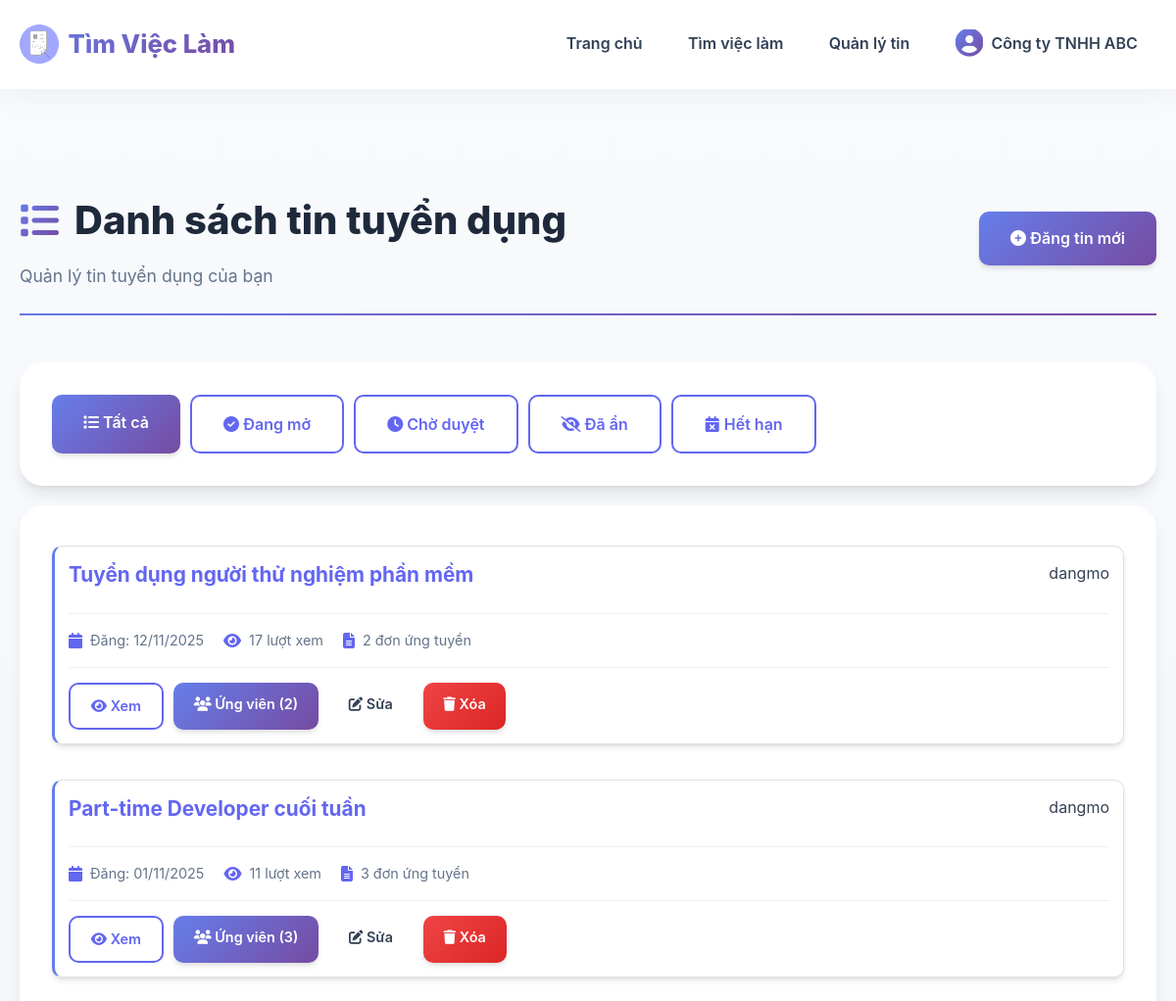
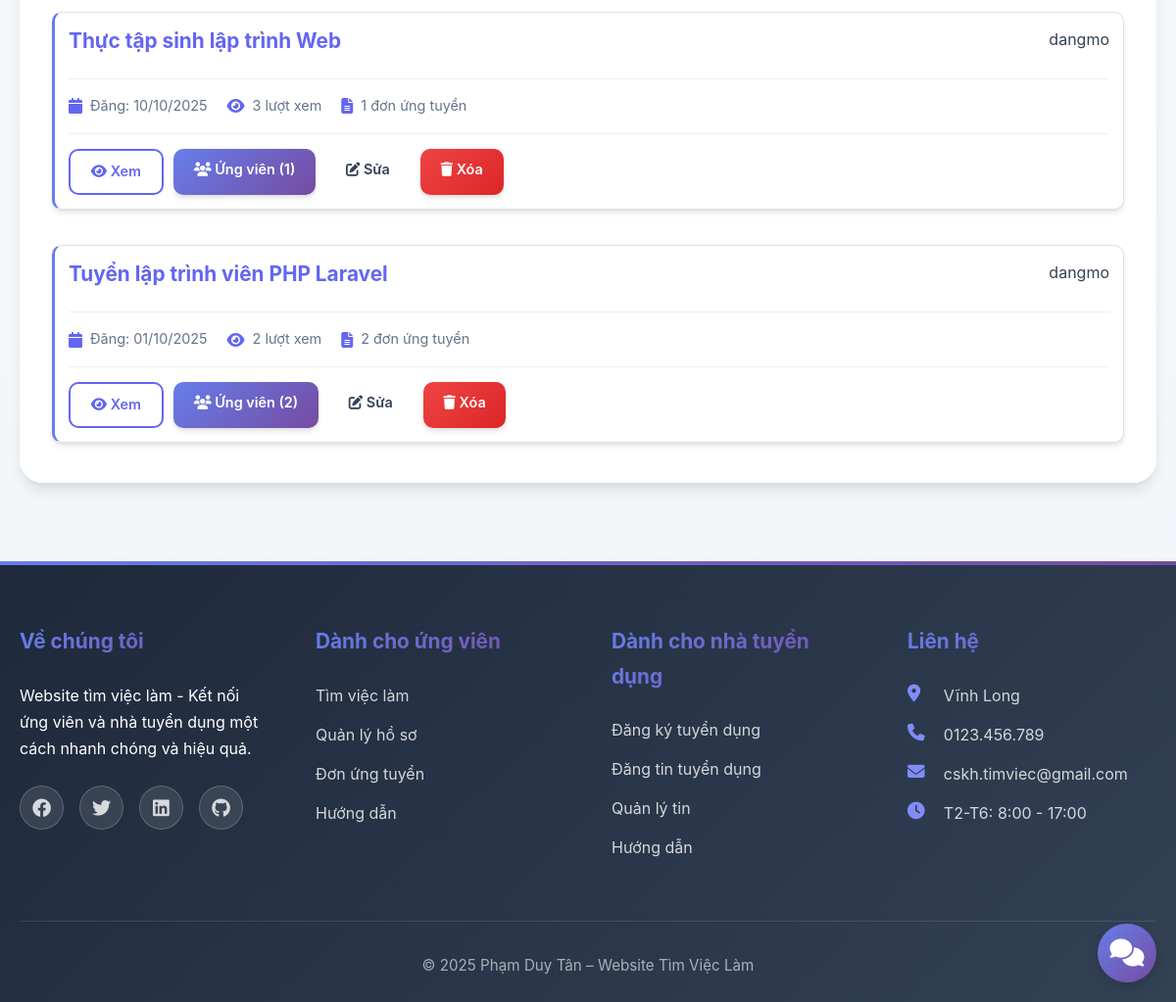
Page /nhatuyendung/danhsachtin (signed in) on the committed database (2 pictures, top to bottom).
### tables this page shows
CREATE TABLE `tintuyendung` (
  `id` int(11) NOT NULL,
  `nguoidung_id` int(11) NOT NULL COMMENT 'ID nhà tuyển dụng',
  `tieude` varchar(500) NOT NULL,
  `nganhnghe_id` int(11) NOT NULL,
  `mucluong_id` int(11) DEFAULT NULL,
  `loaicongviec_id` int(11) DEFAULT NULL,
  `tinhthanh_id` int(11) DEFAULT NULL,
  `diachilamviec` text DEFAULT NULL,
  `soluong` int(11) DEFAULT 1,
  `gioitinh_yc` enum('nam','nu','khongphanbiet') DEFAULT 'khongphanbiet',
  `mota` text DEFAULT NULL,
  `yeucau` text DEFAULT NULL,
  `quyenloi` text DEFAULT NULL,
  `ngayhethan` date NOT NULL,
  `trangthai` enum('choduyet','dangmo','hethan','dong','an') DEFAULT 'choduyet',
  `luotxem` int(11) DEFAULT 0,
  `ngaydang` datetime DEFAULT current_timestamp(),
  `ngaycapnhat` datetime DEFAULT current_timestamp() ON UPDATE current_timestamp()
);

### app/controllers/NhatuyendungController.php (called while the page is built, shortened)
<?php
require_once BASE_PATH . 'app/models/TinTuyenDungModel.php';
class NhatuyendungController extends BaseController {
    private $tinModel;
    public function __construct() {
        $this->tinModel = new TinTuyenDungModel();
    }
    public function danhsachtin() {
        $nguoidungId = $_SESSION['nguoidung_id'];
        $page = isset($_GET['page']) ? (int)$_GET['page'] : 1;
        $recordsPerPage = 10;
        $offset = ($page - 1) * $recordsPerPage;
        $total = $this->tinModel->demTheoNguoiDung($nguoidungId);
        $danhSachTin = $this->tinModel->layDanhSachTheoNguoiDung($nguoidungId, $recordsPerPage, $offset);
        $pagination = $this->paginate($total, $page, $recordsPerPage);
        $data = [
            'pageTitle' => 'Danh sách tin tuyển dụng',
            'danhSach' => $danhSachTin,
            'filterTrangthai' => isset($_GET['trangthai']) ? $_GET['trangthai'] : null,
            'pagination' => $pagination
        ];
        $this->view('nhatuyendung/danhsachtin', $data);
    }
}
?>

### app/models/TinTuyenDungModel.php (called while the page is built, shortened)
<?php
class TinTuyenDungModel {
    private $db;
    private $table = 'tintuyendung';
    public function __construct() {
        $this->db = Database::getInstance()->getConnection();
    }
    public function layDanhSachTheoNguoiDung($nguoidungId, $limit = null, $offset = 0) {
        $sql = "SELECT t.*, n.tennganh, tt.tentinh, m.tenmucluong, l.tenloai,
                (SELECT COUNT(*) FROM donungtuyen WHERE tintuyendung_id = t.id) as sodon
                FROM " . $this->table . " t
                LEFT JOIN nganhnghe n ON t.nganhnghe_id = n.id
                LEFT JOIN tinhthanh tt ON t.tinhthanh_id = tt.id
                LEFT JOIN mucluong m ON t.mucluong_id = m.id
                LEFT JOIN loaicongviec l ON t.loaicongviec_id = l.id
                WHERE t.nguoidung_id = :nguoidung_id
                ORDER BY t.ngaydang DESC";
        if ($limit) {
            $sql .= " LIMIT :limit OFFSET :offset";
        }
        $stmt = $this->db->prepare($sql);
        $stmt->bindParam(':nguoidung_id', $nguoidungId);
        if ($limit) {
            $stmt->bindParam(':limit', $limit, PDO::PARAM_INT);
            $stmt->bindParam(':offset', $offset, PDO::PARAM_INT);
        }
        $stmt->execute();
        return $stmt->fetchAll(PDO::FETCH_ASSOC);
    }
}
?>

### app/core/Database.php (called while the page is built, shortened)
<?php
class Database {
    private static $instance = null;
    private $connection;
    private function __construct() {
        try {
            $this->connection = new PDO(
                "mysql:host=" . DB_HOST . ";dbname=" . DB_NAME . ";charset=utf8mb4",
                DB_USER,
                DB_PASS,
                [
                    PDO::ATTR_ERRMODE => PDO::ERRMODE_EXCEPTION,
                    PDO::ATTR_DEFAULT_FETCH_MODE => PDO::FETCH_ASSOC,
                    PDO::ATTR_EMULATE_PREPARES => false
                ]
            );
        } catch (PDOException $e) {
            error_log("Database connection failed: " . $e->getMessage());
            if (DEBUG_MODE) {
                die("Lỗi kết nối database: " . $e->getMessage());
            } else {
                die("Không thể kết nối đến cơ sở dữ liệu. Vui lòng thử lại sau.");
            }
        }
    }
    public static function getInstance() {
        if (self::$instance === null) {
            self::$instance = new self();
        }
        return self::$instance;
    }
    public function getConnection() {
        return $this->connection;
    }
}

### app/views/nhatuyendung/danhsachtin.php (the view, shortened to what this page needs)
<?php require_once BASE_PATH . 'app/views/layouts/header.php'; ?>
<div class="container" style="margin-top: 100px;">
    <div class="page-header">
        <div style="display: flex; justify-content: space-between; align-items: center;">
            <div>
                <h1><i class="fas fa-list"></i> Danh sách tin tuyển dụng</h1>
                <p>Quản lý tin tuyển dụng của bạn</p>
            </div>
            <a href="<?php echo BASE_URL; ?>nhatuyendung/dangtin" class="btn btn-primary">
                <i class="fas fa-plus-circle"></i> Đăng tin mới
            </a>
        </div>
    </div>
    <div class="card" style="margin-bottom: 20px;">
        <div class="card-body">
            <div class="filter-group">
                <a href="<?php echo BASE_URL; ?>nhatuyendung/danhsachtin"
                   class="btn <?php echo !$filterTrangthai ? 'btn-primary' : 'btn-outline'; ?>">
                    <i class="fas fa-list"></i> Tất cả
                </a>
                <a href="<?php echo BASE_URL; ?>nhatuyendung/danhsachtin?trangthai=dangmo"
                   class="btn <?php echo $filterTrangthai == 'dangmo' ? 'btn-primary' : 'btn-outline'; ?>">
                    <i class="fas fa-check-circle"></i> Đang mở
                </a>
                <a href="<?php echo BASE_URL; ?>nhatuyendung/danhsachtin?trangthai=choduyet"
                   class="btn <?php echo $filterTrangthai == 'choduyet' ? 'btn-primary' : 'btn-outline'; ?>">
                    <i class="fas fa-clock"></i> Chờ duyệt
                </a>
                <a href="<?php echo BASE_URL; ?>nhatuyendung/danhsachtin?trangthai=an"
                   class="btn <?php echo $filterTrangthai == 'an' ? 'btn-primary' : 'btn-outline'; ?>">
                    <i class="fas fa-eye-slash"></i> Đã ẩn
                </a>
                <a href="<?php echo BASE_URL; ?>nhatuyendung/danhsachtin?trangthai=hethan"
                   class="btn <?php echo $filterTrangthai == 'hethan' ? 'btn-primary' : 'btn-outline'; ?>">
                    <i class="fas fa-calendar-times"></i> Hết hạn
                </a>
            </div>
        </div>
    </div>
    <div class="card">
        <div class="card-body">
            <?php if (empty($danhSach)): ?>
                <div class="empty-state">
                    <i class="fas fa-briefcase"></i>
                    <p>Bạn chưa đăng tin tuyển dụng nào</p>
                    <a href="<?php echo BASE_URL; ?>nhatuyendung/dangtin" class="btn btn-primary">
                        <i class="fas fa-plus-circle"></i> Đăng tin ngay
                    </a>
                </div>
            <?php else: ?>
                <div class="job-list">
                    <?php foreach ($danhSach as $tin): ?>
                    <div class="job-card">
                        <div class="job-header">
                            <h3><?php echo htmlspecialchars($tin['tieude']); ?></h3>
                            <?php
                            $statusLabels = [
                                'choduyet' => '<span class="badge badge-warning">Chờ duyệt</span>',
                                'dangmo' => '<span class="badge badge-success">Đang mở</span>',
                                'an' => '<span class="badge badge-secondary">Đã ẩn</span>',
                                'hethan' => '<span class="badge badge-danger">Hết hạn</span>'
                            ];
                            echo $statusLabels[$tin['trangthai']] ?? $tin['trangthai'];
                            ?>
                        </div>
                        <div class="job-info">
                            <div class="info-item">
                                <i class="fas fa-calendar"></i>
                                <span>Đăng: <?php echo date('d/m/Y', strtotime($tin['ngaydang'])); ?></span>
                            </div>
                            <div class="info-item">
                                <i class="fas fa-eye"></i>
                                <span><?php echo number_format($tin['luotxem'] ?? 0); ?> lượt xem</span>
                            </div>
                            <div class="info-item">
                                <i class="fas fa-file-alt"></i>
                                <span><?php echo number_format($tin['sodon']); ?> đơn ứng tuyển</span>
                            </div>
                        </div>
                        <div class="job-actions">
                            <a href="<?php echo BASE_URL; ?>tintuyendung/chitiet/<?php echo $tin['id']; ?>"
                               class="btn btn-sm btn-outline"
                               target="_blank" rel="noopener noreferrer"
                               title="Xem tin">
                                <i class="fas fa-eye"></i> Xem
                            </a>
                            <a href="<?php echo BASE_URL; ?>nhatuyendung/danhsachungvien/<?php echo $tin['id']; ?>"
                               class="btn btn-sm btn-primary"
                               title="Danh sách ứng viên">
                                <i class="fas fa-users"></i> Ứng viên (<?php echo $tin['sodon']; ?>)
                            </a>
                            <a href="<?php echo BASE_URL; ?>nhatuyendung/suatin/<?php echo $tin['id']; ?>"
                               class="btn btn-sm btn-info"
                               title="Sửa tin">
                                <i class="fas fa-edit"></i> Sửa
                            </a>
                            <a href="<?php echo BASE_URL; ?>nhatuyendung/xoatin/<?php echo $tin['id']; ?>"
                               class="btn btn-sm btn-danger"
                               onclick="return confirm('Bạn có chắc muốn xóa tin này?')"
                               title="Xóa tin">
                                <i class="fas fa-trash"></i> Xóa
                            </a>
                        </div>
                    </div>
                    <?php endforeach; ?>
                </div>
            <?php endif; ?>
        </div>
    </div>
</div>
<?php require_once BASE_PATH . 'app/views/layouts/footer.php'; ?>

### public/css/style.css (style rules this page uses)
* { margin: 0; padding: 0; box-sizing: border-box; }
:root { --primary-color: #6366f1; --primary-light: #818cf8; --primary-dark: #4f46e5; --secondary-color: #8b5cf6; --accent-color: #ec4899; --success-color: #10b981; --danger-color: #ef4444; --warning-color: #f59e0b; --info-color: #06b6d4; --dark-color: #1e293b; --light-color: #f8fafc; --white-color: #ffffff; --border-color: #e2e8f0; --text-color: #334155; --text-light: #64748b; --text-lighter: #94a3b8; --gradient-primary: linear-gradient(135deg, #667eea 0%, #764ba2 100%); --gradient-secondary: linear-gradient(135deg, #f093fb 0%, #f5576c 100%); --gradient-success: linear-gradient(135deg, #4facfe 0%, #00f2fe 100%); --gradient-purple: linear-gradient(135deg, #a8edea 0%, #fed6e3 100%); --gradient-hero: linear-gradient(135deg, #667eea 0%, #764ba2 50%, #f093fb 100%); --shadow-sm: 0 1px 2px 0 rgba(0, 0, 0, 0.05); --shadow: 0 4px 6px -1px rgba(0, 0, 0, 0.1), 0 2px 4px -1px rgba(0, 0, 0, 0.06); --shadow-md: 0 10px 15px -3px rgba(0, 0, 0, 0.1), 0 4px 6px -2px rgba(0, 0, 0, 0.05); --shadow-lg: 0 20px 25px -5px rgba(0, 0, 0, 0.1), 0 10px 10px -5px rgba(0, 0, 0, 0.04); --shadow-xl: 0 25px 50px -12px rgba(0, 0, 0, 0.25); --shadow-color: 0 10px 40px rgba(102, 126, 234, 0.2); --transition: all 0.3s cubic-bezier(0.4, 0, 0.2, 1); --transition-fast: all 0.15s cubic-bezier(0.4, 0, 0.2, 1); --transition-slow: all 0.5s cubic-bezier(0.4, 0, 0.2, 1); --radius-sm: 6px; --radius: 10px; --radius-lg: 16px; --radius-xl: 24px; --radius-full: 9999px; }
body { font-family: 'Inter', 'Segoe UI', -apple-system, BlinkMacSystemFont, sans-serif; line-height: 1.7; color: var(--text-color); background: linear-gradient(to bottom, #f8fafc 0%, #f1f5f9 100%); -webkit-font-smoothing: antialiased; -moz-osx-font-smoothing: grayscale; }
a { text-decoration: none; color: inherit; transition: var(--transition); }
html { scroll-behavior: smooth; }
.container { max-width: 1200px; margin: 0 auto; padding: 0 20px; }
.job-card { background: var(--white-color); border-radius: var(--radius-xl); padding: 2rem; box-shadow: var(--shadow); transition: var(--transition); border: 1px solid transparent; position: relative; overflow: hidden; }
.job-card::before { content: ''; position: absolute; top: 0; left: 0; right: 0; height: 4px; background: var(--gradient-primary); transform: scaleX(0); transform-origin: left; transition: var(--transition); }
.job-card h3 { font-size: 1.25rem; font-weight: 700; color: var(--dark-color); margin-bottom: 0.5rem; line-height: 1.4; }
.job-info { display: flex; flex-wrap: wrap; gap: 1rem; margin-top: 1.5rem; padding-top: 1.5rem; border-top: 1px solid var(--border-color); }
.job-info span { display: flex; align-items: center; gap: 0.5rem; color: var(--text-light); font-size: 0.9rem; }
.job-info i { color: var(--primary-color); }
.btn { display: inline-block; padding: 0.9rem 2rem; border: none; border-radius: var(--radius); font-weight: 600; cursor: pointer; transition: var(--transition); text-align: center; font-size: 1rem; position: relative; overflow: hidden; }
.btn::before { content: ''; position: absolute; top: 50%; left: 50%; width: 0; height: 0; border-radius: 50%; background: rgba(255, 255, 255, 0.2); transform: translate(-50%, -50%); transition: width 0.6s, height 0.6s; }
.btn-primary { background: var(--gradient-primary); color: var(--white-color); box-shadow: var(--shadow); }
.btn-danger { background: linear-gradient(135deg, #ef4444 0%, #dc2626 100%); color: var(--white-color); box-shadow: var(--shadow); }
.btn-outline { background: transparent; border: 2px solid var(--primary-color); color: var(--primary-color); }
.btn-sm { padding: 0.6rem 1.3rem; font-size: 0.9rem; }
.card { background: rgba(255, 255, 255, 0.95); backdrop-filter: blur(10px); -webkit-backdrop-filter: blur(10px); border-radius: var(--radius-xl); padding: 2rem; box-shadow: var(--shadow-md); margin-bottom: 2rem; border: 1px solid rgba(255, 255, 255, 0.3); transition: var(--transition); }
.page-header { margin-bottom: 3rem; padding-bottom: 1.5rem; border-bottom: 2px solid; border-image: var(--gradient-primary) 1; }
.page-header h1 { font-size: 2.5rem; font-weight: 800; color: var(--dark-color); margin-bottom: 0.5rem; display: flex; align-items: center; gap: 1rem; }
.page-header h1 i { background: var(--gradient-primary); -webkit-background-clip: text; -webkit-text-fill-color: transparent; background-clip: text; }
.page-header p { color: var(--text-light); font-size: 1.1rem; }

### rows in the picture
tintuyendung: tieude "Tuyển dụng người thử nghiệm phần mềm", trangthai "dangmo", ngaydang "12/11/2025", luotxem "17", sodon "2"
tintuyendung: tieude "Part-time Developer cuối tuần", trangthai "dangmo", ngaydang "01/11/2025", luotxem "11", sodon "3"
tintuyendung: tieude "Thực tập sinh lập trình Web", trangthai "dangmo", ngaydang "10/10/2025", luotxem "3", sodon "1"
tintuyendung: tieude "Tuyển lập trình viên PHP Laravel", trangthai "dangmo", ngaydang "01/10/2025", luotxem "2", sodon "2"

### other values in the picture
$_SESSION['hoten'] "Công ty TNHH ABC"
